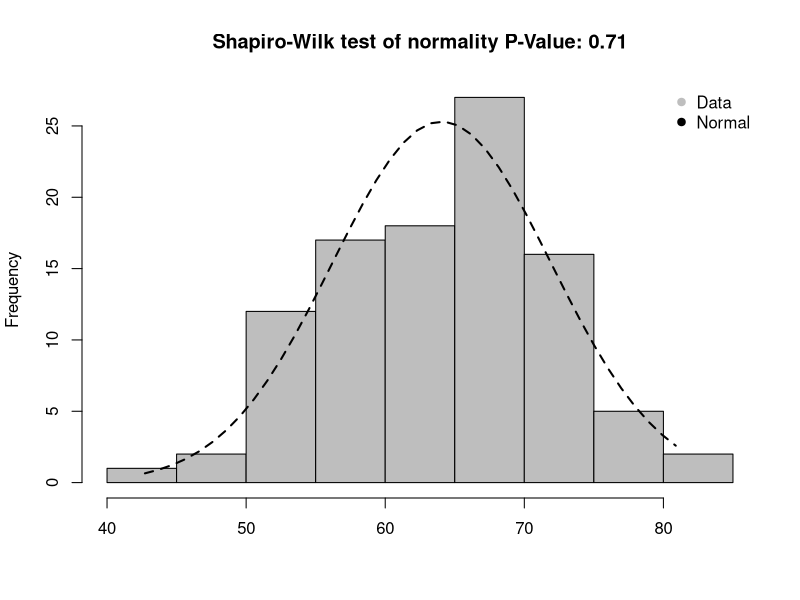

The R script that drew this image:
## ---- chunk 1
knitr::opts_chunk$set(echo = TRUE)
library(knitr)
## ---- chunk 2
# hidden from user, these are the functions to provide the summaries

summary_stats <- function(data) {
  ave <- mean(data)
  medi <- median(data)
  stand_dv <- sd(data)
  range_upper <- max(data)
  range_lower <- min(data)
  return(list(ave = ave, 
              medi = medi, 
              stand_dv = stand_dv, 
              range_upper = range_upper,
              range_lower = range_lower))
}

num_obs <- function(data) {
  length(data)
}

data_normal <- function(data) {
  
  shap_test <- shapiro.test(data)
  return(shap_test$p.value)
}

density_plot <- function(data) {
  
  d <- density(data) # returns the density data 
  plot(d, main = "Density Plot of Data")
  polygon(d, col="darkolivegreen3")
}

hist_w_normal <- function(data, char_name = NA) {

  #histogram
  h <- hist(data, col="grey", xlab = char_name, 
            main = paste("Shapiro-Wilk test of normality P-Value:", round(data_normal(data), digits = 3), sep = " "))

  #normal distribution based on mean and sd of data
  xfit <- seq(min(data),max(data),length=40) 
  yfit <- dnorm(xfit,mean=mean(data),sd=sd(data)) 
  yfit <- yfit*diff(h$mids[1:2])*length(data) 
  lines(xfit, yfit, col="black", lwd=2, lty = 2)

  legend("topright", 
    legend = c("Data", "Normal"), 
    col = c("grey", "black"), 
    pch = c(19, 19), 
    bty = "n", 
    pt.cex = 1, 
    cex = 1, 
    text.col = c("black", "black"), 
    horiz = F)
  
}

## ---- chunk 3
test_data <- rnorm(n = 100, mean = 65, sd = 10)
## ---- chunk 4

summary <- summary_stats(test_data)

## ---- chunk 5
hist_w_normal(test_data)
